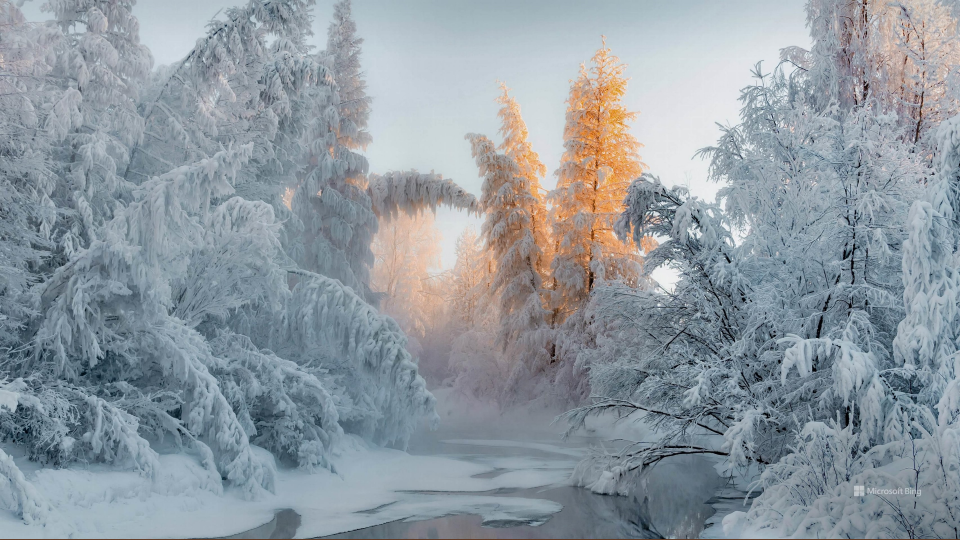
#> input picture Images/ss.png, 1920 x 1080 px, given in place of cat.jpg, which was not available (shown at 1/2 size)
$ python contour.py
#> lines starting #> are read from the running program, lines starting #| are printed output that depends on the picture; after the words box and inside, x2 and y2 are one past the last pixel; in counts of white or black regions, pixels touching at a corner belong together; pictures that were not available may be replaced by others from this repository, and a replacement may not be noted
import cv2 as cv
import numpy as np

# [13 lines of commented-out code are left out]

img = cv.imread('Images/cat.jpg')
#> img is the input picture: shape (1080, 1920, 3); mean B, G, R 160.3, 152.7, 143.1
c = cv.Canny(img, 125, 175)
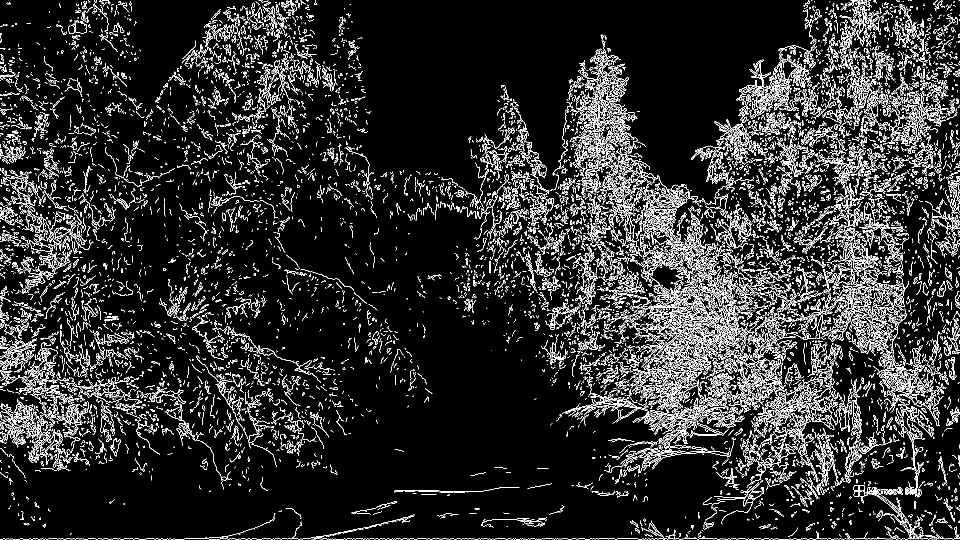
#> c: shape (1080, 1920) (shown at 1/2 size); 10.6% white in thin lines or dots
gray = cv.cvtColor(img, cv.COLOR_BGR2GRAY)
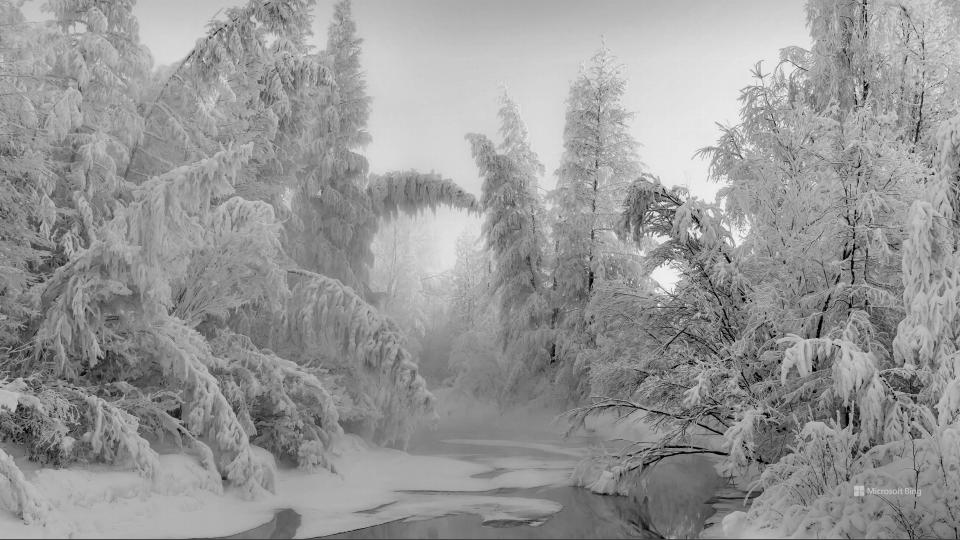
#> gray: shape (1080, 1920) (shown at 1/2 size); min 0, max 247, mean 150.7
ret, thresh = cv.threshold(gray, 125, 255, cv.THRESH_BINARY)
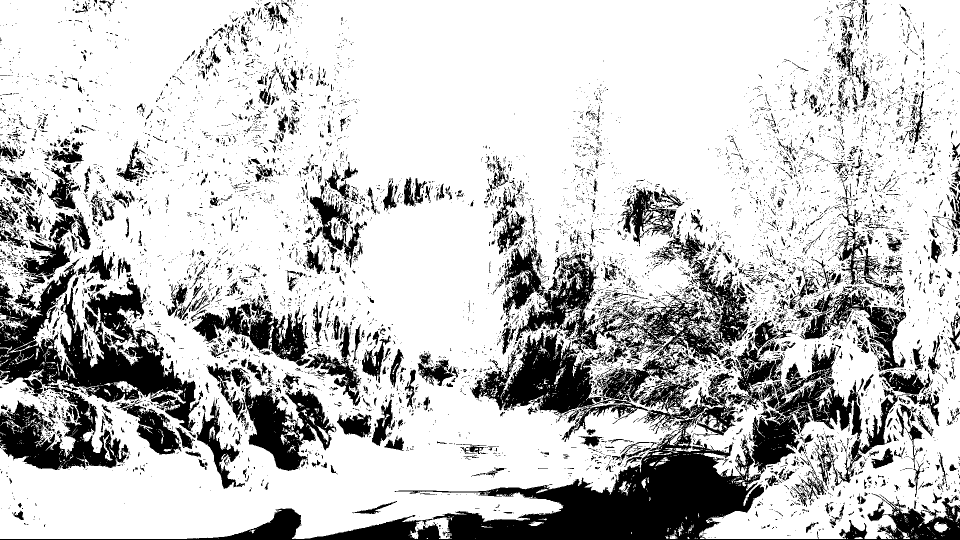
#> thresh: shape (1080, 1920) (shown at 1/2 size); 77.1% white; 9195 black regions (8116 under 20 px), largest, box (x1, y1, x2, y2) and area: (0, 489, 1920, 1080) 174266, (0, 518, 399, 864) 48663, (0, 769, 257, 940) 18361
cv.imshow("Threshold", thresh)
cv.imshow('OG', img)
cv.imshow('Canny', c)
cv.waitKey(0)
